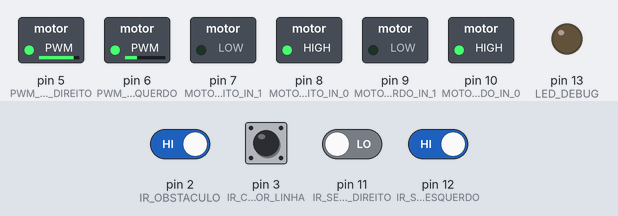
A sketch run on a simulated Arduino Uno, built with avr-gcc and run on an emulated ATmega328P. Shown: switched loads named in the sketch (green lamp = pin HIGH), output pins drawn as LEDs (lit = HIGH). Dashed ring = blinking. The test bench sets the inputs (shaded band); at power-on: pin 2 (IR_OBSTACULO), pin 3 (IR_CONTADOR_LINHA), pin 12 (IR_SEGUIDOR_ESQUERDO) HIGH, pin 11 (IR_SEGUIDOR_DIREITO) LOW.

Above: at 1.2 s.
1.3 s: pin 2 (IR_OBSTACULO) driven LOW
At 2.3 s:
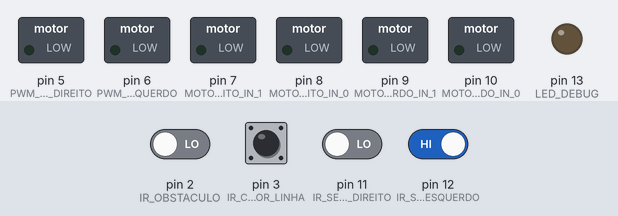
2.8 s: pin 2 (IR_OBSTACULO) driven HIGH
At 3.5 s:
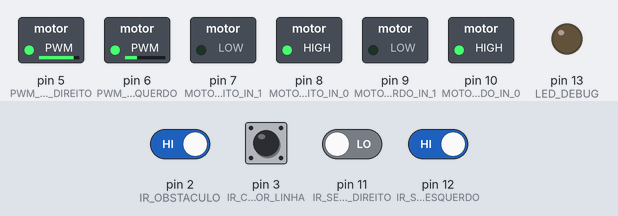
4.3 s: pin 12 (IR_SEGUIDOR_ESQUERDO) driven LOW
At 4.6 s:
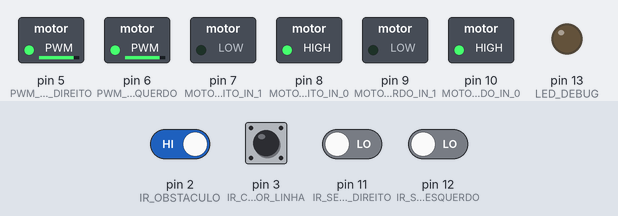
5.8 s: pin 11 (IR_SEGUIDOR_DIREITO) driven HIGH
At 6.9 s:
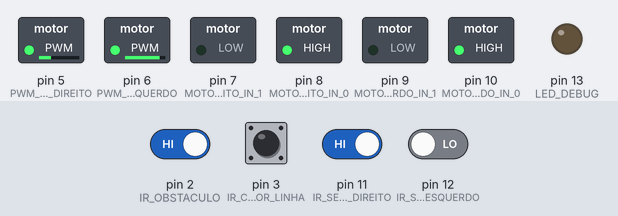
7.3 s: pin 11 (IR_SEGUIDOR_DIREITO) driven LOW
At 8.1 s:
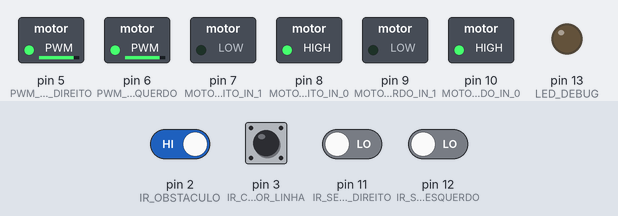
8.8 s: pin 3 (IR_CONTADOR_LINHA) pulsed LOW 5 times (0.12 s each, 0.3 s apart)
At 10.9 s:
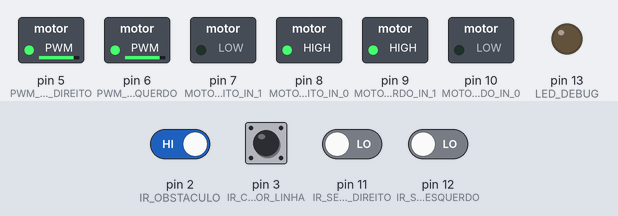
Timing chart, 0 to 14.0 s (numbered marks = the images above; inputs shaded):
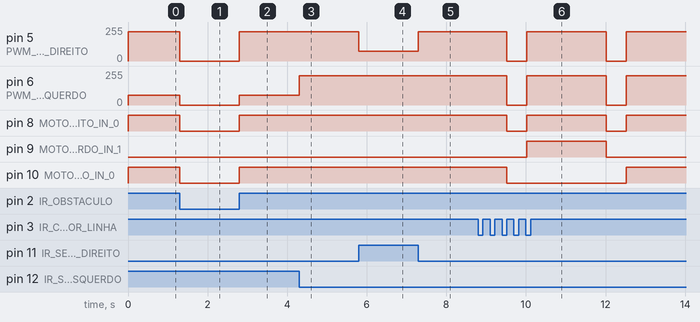

Measured:
- after the input at 1.3 s, pin 5 (PWM_MOTOR_DIREITO): 220/255 → 0/255 at once; pin 6 (PWM_MOTOR_ESQUERDO): 75/255 → 0/255 at once; pin 8 (MOTOR_DIREITO_IN_0), pin 10 (MOTOR_ESQUERDO_IN_0): HIGH → LOW at once
- after the input at 2.8 s, pin 5 (PWM_MOTOR_DIREITO): 0/255 → 220/255 at once; pin 6 (PWM_MOTOR_ESQUERDO): 0/255 → 75/255 at once; pin 8 (MOTOR_DIREITO_IN_0), pin 10 (MOTOR_ESQUERDO_IN_0): LOW → HIGH at once
- after the input at 4.3 s, pin 6 (PWM_MOTOR_ESQUERDO): 75/255 → 220/255 at once
- after the input at 5.8 s, pin 5 (PWM_MOTOR_DIREITO): 220/255 → 75/255 at once
- after the input at 7.3 s, pin 5 (PWM_MOTOR_DIREITO): 75/255 → 220/255 at once
- after the input at 8.8 s, pin 5 (PWM_MOTOR_DIREITO), pin 6 (PWM_MOTOR_ESQUERDO): alternates 220/255 for 2.0 s and 0/255 for 0.50 s, starting after 0.72 s

The sketch:

trabalho_robo_gb.ino
```cpp
//Estados da maquina de estados
#define SEGUIR_LINHA 0
#define CURVA 1
#define PARADA 2

//Pinos
#define LED_DEBUG 13
#define IR_CONTADOR_LINHA 3
#define IR_OBSTACULO 2
#define IR_SEGUIDOR_DIREITO 11
#define IR_SEGUIDOR_ESQUERDO 12
#define PWM_MOTOR_DIREITO 5
#define PWM_MOTOR_ESQUERDO 6
#define MOTOR_DIREITO_IN_0 8
#define MOTOR_DIREITO_IN_1 7
#define MOTOR_ESQUERDO_IN_0 10
#define MOTOR_ESQUERDO_IN_1 9

//Variaveis globais
int estado = SEGUIR_LINHA;
int iCount = 0;
int isObstaculo = 0;


//===Variaveis locais do seguidor_de_linha()===

#define VELOCIDADE_BASE 220
#define VELOCIDADE_CORRECAO 75

//=============================================


void setup() {
  //Configuração dos pinos
  pinMode(LED_DEBUG, OUTPUT);
  pinMode(IR_CONTADOR_LINHA, INPUT);
  pinMode(IR_OBSTACULO, INPUT);
  pinMode(IR_SEGUIDOR_DIREITO, INPUT);
  pinMode(IR_SEGUIDOR_ESQUERDO, INPUT);
  pinMode(PWM_MOTOR_DIREITO, OUTPUT);
  pinMode(PWM_MOTOR_ESQUERDO, OUTPUT);
  pinMode(MOTOR_DIREITO_IN_0, OUTPUT);
  pinMode(MOTOR_DIREITO_IN_1, OUTPUT);
  pinMode(MOTOR_ESQUERDO_IN_0, OUTPUT);
  pinMode(MOTOR_ESQUERDO_IN_1, OUTPUT);

  attachInterrupt(digitalPinToInterrupt(IR_OBSTACULO), obstaculo, CHANGE);
  attachInterrupt(digitalPinToInterrupt(IR_CONTADOR_LINHA), contador_linha, RISING);
}

void loop() {
  switch(estado) {
    case SEGUIR_LINHA:
      seguidor_de_linha();
      break;
    case CURVA:
      realizar_a_curva();
      break;
    case PARADA:
      parar();
      break;
  }
}

void seguidor_de_linha() {
  int sensorDir = digitalRead(IR_SEGUIDOR_DIREITO);
  int sensorEsq = digitalRead(IR_SEGUIDOR_ESQUERDO);

  // Linha centralizada - segue em frente
  if (sensorEsq == 0 && sensorDir == 0) {
    motorEsquerdo(VELOCIDADE_BASE);
    motorDireito(VELOCIDADE_BASE);
  }

  // Linha deslocada para a esquerda - roda esquerda desacelera
  else if (sensorEsq == 1 && sensorDir == 0) {
    motorEsquerdo(VELOCIDADE_CORRECAO);
    motorDireito(VELOCIDADE_BASE);
  }

  // Linha deslocada para a direita - roda direita desacelera
  else if (sensorEsq == 0 && sensorDir == 1) {
    motorEsquerdo(VELOCIDADE_BASE);
    motorDireito(VELOCIDADE_CORRECAO);
  }
}

void realizar_a_curva() {
  // Curva para esquerda - Roda direita p/ frente e esquerda p/ trás
  parar();
  delay(500);

  motorDireito(VELOCIDADE_BASE);
  motorEsquerdo(-VELOCIDADE_BASE);

  delay(2000); // CALIBRAR O TEMPO PARA ELE GIRAR 90°

  parar();
  delay(500);

  estado = SEGUIR_LINHA;
}


void parar() {
  analogWrite(PWM_MOTOR_DIREITO, 0);
  analogWrite(PWM_MOTOR_ESQUERDO, 0);

  digitalWrite(MOTOR_DIREITO_IN_0, LOW);
  digitalWrite(MOTOR_DIREITO_IN_1, LOW);
  digitalWrite(MOTOR_ESQUERDO_IN_0, LOW);
  digitalWrite(MOTOR_ESQUERDO_IN_1, LOW);
}


void contador_linha() {
  iCount++;
  delay(300);

  if(iCount == 1){
    digitalWrite(LED_DEBUG, HIGH);
    delay(300);
    digitalWrite(LED_DEBUG, LOW);
  }

  if(iCount == 2){
    digitalWrite(LED_DEBUG, HIGH);
    delay(300);
    digitalWrite(LED_DEBUG, LOW);
    delay(300);
    digitalWrite(LED_DEBUG, HIGH);
    delay(300);
    digitalWrite(LED_DEBUG, LOW);
  }

  if(iCount == 3){
    estado = CURVA;
    iCount = 0;
  }
}


void obstaculo() {
  isObstaculo =! isObstaculo;

  if(isObstaculo)
    estado = PARADA;
  else
    estado = SEGUIR_LINHA;
}

//===Funções dos motores===

void motorDireito(int velocidade) {
	if(velocidade > 0) { // "sinal" da velocidade define sentido de rotação
      digitalWrite(MOTOR_DIREITO_IN_0, HIGH);
      digitalWrite(MOTOR_DIREITO_IN_1, LOW);
    } else {
      digitalWrite(MOTOR_DIREITO_IN_0, LOW);
      digitalWrite(MOTOR_DIREITO_IN_1, HIGH);
    }

    analogWrite(PWM_MOTOR_DIREITO, abs(velocidade)); // 'abs' retorna o valor absoluto da velocidade informada
  }

void motorEsquerdo(int velocidade) {
    if(velocidade > 0) {
      digitalWrite(MOTOR_ESQUERDO_IN_0, HIGH);
      digitalWrite(MOTOR_ESQUERDO_IN_1, LOW);
    } else {
      digitalWrite(MOTOR_ESQUERDO_IN_0, LOW);
      digitalWrite(MOTOR_ESQUERDO_IN_1, HIGH);
    }

    analogWrite(PWM_MOTOR_ESQUERDO, abs(velocidade));
  }
```
